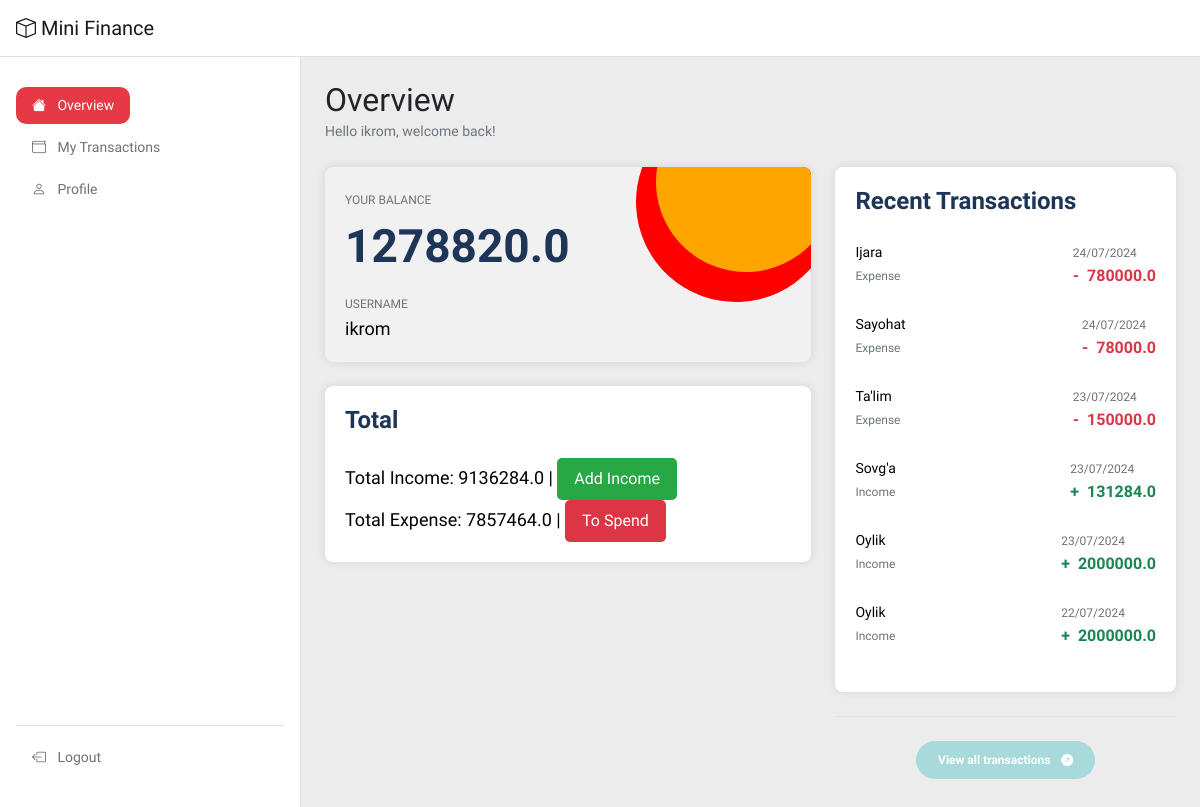
The app's page / (signed in) with its own data.
### moneymanager/models.py (models this page shows, shortened)
class Expense(models.Model):
    user = models.ForeignKey(User, on_delete=models.CASCADE)
    category = models.ForeignKey(ExpenseCategory, on_delete=models.DO_NOTHING)
    amount = models.FloatField()
    date = models.DateField()
    account_type = models.ForeignKey(AccountType, on_delete=models.DO_NOTHING)
    description = models.TextField(blank=True)

class ExpenseCategory(models.Model):
    name = models.CharField(max_length=50)
    def __str__(self):
        return self.name

class Income(models.Model):
    user = models.ForeignKey(User, on_delete=models.CASCADE)
    category = models.ForeignKey(IncomeCategory, on_delete=models.DO_NOTHING)
    amount = models.FloatField()
    date = models.DateField()
    account_type = models.ForeignKey(AccountType, on_delete=models.DO_NOTHING)
    description = models.TextField(blank=True)

class IncomeCategory(models.Model):
    name = models.CharField(max_length=50)
    def __str__(self):
        return self.name

### moneymanager/views.py (the view)
# urls.py: path("", dashboard, name ='home'),
@login_required
def dashboard(request):
    user = request.user
    incomes = Income.objects.filter(user=user)
    expenses = Expense.objects.filter(user=user)
    total_income = sum(income.amount for income in incomes)
    total_expense = sum(expense.amount for expense in expenses)
    net_profit = total_income - total_expense
    expenses_by_category = expenses.values('category', 'date').annotate(total_amount=Sum('amount')).order_by('category', 'date')
    recent_incomes = Income.objects.filter(user=user).order_by('-date')[:3]
    recent_expenses = Expense.objects.filter(user=user).order_by('-date')[:3]
    context = {
        'incomes': incomes,
        'expenses': expenses,
        'total_income': total_income,
        'total_expense': total_expense,
        'net_profit': net_profit,
        'expenses_by_category': expenses_by_category,
        'recent_incomes': recent_incomes,
        'recent_expenses': recent_expenses,
    }
    return render(request, 'index.html', context)

### templates/index.html (shortened to what this page needs)
{% extends 'base.html' %}
{% block content %}
    <div class="title-group mb-3">
        <h1 class="h2 mb-0">Overview</h1>
        <small class="text-muted">Hello {{ user.username }}, welcome back!</small>
    </div>
    <div class="row my-4">
        <div class="col-lg-7 col-12">
            <div class="custom-block custom-block-balance">
                <small>Your Balance</small>
                <h2 class="mt-2 mb-3">{{ net_profit }}</h2>
                <div class="ms-auto">
                    <small>Username</small>
                    <p>{{ user.username }}</p>
                </div>
            </div>
            <div class="custom-block bg-white">
                <h5 class="mb-4">Total</h5>
                <p>Total Income: {{ total_income }}  |  <a href="{% url 'moneymanager:add_income' %}" class="btn btn-green">Add Income</a></p>
                <p>Total Expense: {{ total_expense }} |  <a href="{% url 'moneymanager:add_expense' %}" class="btn btn-red">To Spend</a></p>
            </div>
        </div>
        <div class="col-lg-5 col-12">
            <div class="custom-block custom-block-transations">
                <h5 class="mb-4">Recent Transactions</h5>
                {% for expense in recent_expenses %}
                <div class="d-flex flex-wrap align-items-center mb-4">
                    <div class="d-flex align-items-center">
                        <div>
                            <p>{{ expense.category }}</p>
                            <small class="text-muted">Expense</small>
                        </div>
                    </div>
                    <div class="ms-auto">
                        <small>{{ expense.date|date:"d/m/Y" }}</small>
                        <strong class="d-block text-danger"><span class="me-1">-</span> {{ expense.amount }}</strong>
                    </div>
                </div>
                {% empty %}
                <p>No recent expenses.</p>
                {% endfor %}
                {% for income in recent_incomes %}
                <div class="d-flex flex-wrap align-items-center mb-4">
                    <div class="d-flex align-items-center">
                        <div>
                            <p>{{ income.category }}</p>
                            <small class="text-muted">Income</small>
                        </div>
                    </div>
                    <div class="ms-auto">
                        <small>{{ income.date|date:"d/m/Y" }}</small>
                        <strong class="d-block text-success"><span class="me-1">+</span> {{ income.amount }}</strong>
                    </div>
                </div>
                {% empty %}
                <p>No recent incomes.</p>
                {% endfor %}
            </div>
            <div class="border-top pt-4 mt-4 text-center">
                <a class="btn custom-btn" href="{% url 'moneymanager:all-transactions' %}">
                    View all transactions
                    <i class="bi-arrow-up-right-circle-fill ms-2"></i>
                </a>
            </div>
        </div>
    </div>
{% endblock %}

### templates/base.html (shortened to what this page needs)
<!doctype html>
{% load static %}
{% load humanize %}
<html lang="en">
<head>
    <link href="{% static 'css/bootstrap.min.css' %}" rel="stylesheet">
    <link href="{% static 'css/bootstrap-icons.css' %}" rel="stylesheet">
    <link href="{% static 'css/apexcharts.css' %}" rel="stylesheet">
    <link href="{% static 'css/tooplate-mini-finance.css' %}" rel="stylesheet">
</head>
<body>
    <header class="navbar sticky-top flex-md-nowrap">
        <div class="col-md-3 col-lg-3 me-0 px-3 fs-6">
            <a class="navbar-brand" href="{% url 'moneymanager:home' %}">
                <i class="bi-box"></i>
                Mini Finance
            </a>
        </div>
    </header>
    <div class="container-fluid">
        <div class="row">
            <nav id="sidebarMenu" class="col-md-3 col-lg-3 d-md-block sidebar collapse">
                <div class="position-sticky py-4 px-3 sidebar-sticky">
                    <ul class="nav flex-column h-100">
                        <li class="nav-item">
                            <a class="nav-link {% if request.path == '/' %}active{% endif %}" href="{% url 'moneymanager:home' %}">
                                <i class="bi-house-fill me-2"></i>
                                Overview
                            </a>
                        </li>
                        <li class="nav-item">
                            <a class="nav-link {% if request.path == '/all-transactions/' %}active{% endif %}" href="{% url 'moneymanager:all-transactions' %}">
                                <i class="bi-wallet me-2"></i>
                                My Transactions
                            </a>
                        </li>
                        <li class="nav-item">
                            <a class="nav-link" href="{% url 'users:profile' %}">
                                <i class="bi-person me-2"></i>
                                Profile
                            </a>
                        </li>
                        <li class="nav-item border-top mt-auto pt-2">
                            <a class="nav-link" href="{% url 'users:logout' %}">
                                <i class="bi-box-arrow-left me-2"></i>
                                Logout
                            </a>
                        </li>
                    </ul>
                </div>
            </nav>
            <main class="main-wrapper col-md-9 ms-sm-auto py-4 col-lg-9 px-md-4 border-start">
                {% block content %}
                {% endblock %}
            </main>
        </div>
    </div>
</body>
</html>

### static/css/tooplate-mini-finance.css (style rules this page uses)
:root { --white-color: #ffffff; --primary-color: #E63946; --secondary-color: #F1FAEE; --section-bg-color: #ececec; --primary-bg-color: #E63946; --custom-btn-bg-color: #A8DADC; --custom-btn-bg-hover-color: #1D3557; --heading-color: #1D3557; --dark-color: #000000; --p-color: #717275; --border-color: #e0e0e5; --link-hover-color: #E63946; --body-font-family: 'Unbounded'; --h1-font-size: 74px; --h2-font-size: 46px; --h3-font-size: 32px; --h4-font-size: 28px; --h5-font-size: 24px; --h6-font-size: 22px; --p-font-size: 18px; --menu-font-size: 14px; --btn-font-size: 12px; --copyright-font-size: 10px; --border-radius-large: 100px; --border-radius-medium: 20px; --border-radius-small: 10px; --font-weight-light: 300; --font-weight-normal: 400; --font-weight-bold: 700; }
body { background-color: var(--white-color); font-family: var(--body-font-family); }
h2, h3, h4, h5, h6 { color: var(--heading-color); }
h1, h2, h3, h4, h5, h6 { font-weight: var(--font-weight-bold); }
h1 { font-size: var(--h1-font-size); }
h2 { font-size: var(--h2-font-size); }
h5 { font-size: var(--h5-font-size); }
p { color: var(--p-color); font-size: var(--p-font-size); font-weight: var(--font-weight-light); }
ul li { color: var(--p-color); font-size: var(--p-font-size); font-weight: var(--font-weight-light); }
a, button { touch-action: manipulation; transition: all 0.3s; }
a { display: inline-block; color: var(--primary-color); text-decoration: none; }
b, strong { font-weight: var(--font-weight-bold); }
.main-wrapper { background: var(--section-bg-color); min-height: calc(100vh - 65px); }
.title-group small { font-weight: var(--font-weight-light); }
.custom-btn { background: var(--custom-btn-bg-color); border: 2px solid transparent; border-radius: var(--border-radius-large); color: var(--white-color); font-size: var(--btn-font-size); font-weight: var(--font-weight-bold); line-height: normal; transition: all 0.3s; padding: 10px 20px; }
.sidebar { background: var(--white-color); position: fixed; top: 0; bottom: 0; left: 0; z-index: 100; padding: 58px 0 0; }
.sidebar-sticky { height: calc(100vh - 58px); overflow-x: hidden; overflow-y: auto; position: relative; }
.navbar { background: var(--white-color); border-bottom: 1px solid var(--border-color); padding-top: 8px; padding-bottom: 8px; }
#sidebarMenu .nav { flex-wrap: inherit; }
#sidebarMenu .nav-link { border-radius: var(--border-radius-small); color: var(--p-color); font-size: var(--menu-font-size); display: inline-block; position: relative; margin-top: 5px; }
#sidebarMenu .nav-link.active, #sidebarMenu .nav-link:hover { background: var(--primary-color); color: var(--white-color); }
.custom-block { background: var(--secondary-color); border-radius: var(--border-radius-small); position: relative; overflow: hidden; margin-bottom: 24px; padding: 30px; }
.custom-block h2, .custom-block p { position: relative; z-index: 2; }
.custom-block-balance::before { content: ""; background: var(--custom-btn-bg-color); background: #ff0000; border-radius: 100%; width: 200px; height: 200px; position: absolute; top: -65px; right: -25px; transform: rotate(-25deg); }
.custom-block-balance::after { content: ""; background: var(--primary-color); background: #ffa500; border-radius: 100%; width: 180px; height: 180px; position: absolute; top: -75px; right: -25px; transform: rotate(-25deg); }
.custom-block p { color: var(--dark-color); margin-bottom: 0; }
.custom-block small { color: var(--p-color); font-size: var(--btn-font-size); text-transform: uppercase; }
.custom-block-transations p { font-size: var(--menu-font-size); margin-bottom: 0; }
.custom-block-transations small { text-transform: none; }
@media screen and (max-width: 1200px) { h1 { font-size: 62px; } }

### templates/index.html (style rules this page uses)
.btn-green { background-color: #28a745; color: #fff; padding: 8px 16px; border-radius: 5px; text-decoration: none; display: inline-block; }
.btn-red { background-color: #dc3545; color: #fff; padding: 8px 16px; border-radius: 5px; text-decoration: none; display: inline-block; }
.custom-block { padding: 20px; border-radius: 8px; box-shadow: 0 0 10px rgba(0, 0, 0, 0.1); }
.custom-block-balance { background-color: #f1f1f1; }
.custom-block-transations { background-color: #fff; }

### records on screen
Expense: category "Ijara", date "24/07/2024", amount "780000.0"
Expense: category "Sayohat", date "24/07/2024", amount "78000.0"
Expense: category "Ta'lim", date "23/07/2024", amount "150000.0"
Income: category "Sovg'a", date "23/07/2024", amount "131284.0"
Income: category "Oylik", date "23/07/2024", amount "2000000.0"
Income: category "Oylik", date "22/07/2024", amount "2000000.0"

### other values on screen
{{ user.username }} "ikrom"
{{ net_profit }} "1278820.0"
{{ total_income }} "9136284.0"
{{ total_expense }} "7857464.0"
